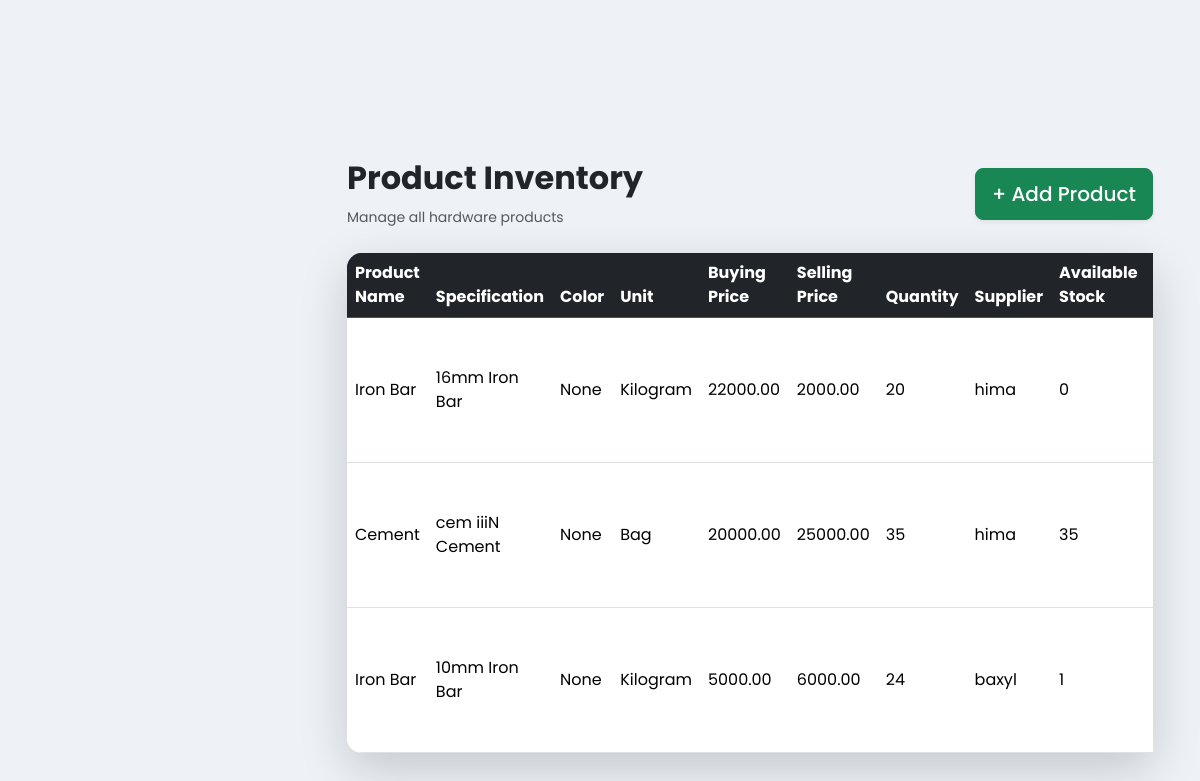
Screenshot of /inventory/ with the database file from the repository.
### inventory/models.py (models this page shows, shortened)
class Product(models.Model):
    PRODUCT_NAMES = (
        ('cement', 'Cement'),
        ('iron_bar', 'Iron Bar'),
        ('nails', 'Nails'),
        ('wire_mesh', 'Wire Mesh'),
        ('barbed_wire', 'Barbed Wire'),
        ('iron_sheet', 'Iron Sheet'),
        ('wheelbarrow', 'Wheelbarrow'),
        ('paint', 'Paint'),
    )
    SPECIFICATION_CHOICES = (
        ('cem iiN', 'cem iiN Cement'),
        ('cem iiiN', 'cem iiiN Cement'),
        ('10mm', '10mm Iron Bar'),
        ('12mm', '12mm Iron Bar'),
        ('16mm', '16mm Iron Bar'),
        ('27gauge', '27 Gauge'),
        ('28gauge', '28 Gauge'),
        ('high_tensile', 'High Tensile'),
        ('low_tensile', 'Low Tensile'),
    )
    COLOR_CHOICES = (
        ('red', 'Red'),
        ('blue', 'Blue'),
        ('green', 'Green'),
        ('black', 'Black'),
        ('white', 'White'),
        ('silver', 'Silver'),
    )
    UNIT_CHOICES = (
        ('piece', 'Piece'),
        ('kg', 'Kilogram'),
        ('bundle', 'Bundle'),
        ('roll', 'Roll'),
        ('box', 'Box'),
        ('bag', 'Bag'),
    )
    product_name = models.CharField(max_length=50, choices=PRODUCT_NAMES)
    specification = models.CharField(max_length=100, choices=SPECIFICATION_CHOICES)
    color = models.CharField(max_length=50, choices=COLOR_CHOICES, blank=True, null=True)
    unit = models.CharField(max_length=50, choices=UNIT_CHOICES)
    buying_price = models.DecimalField(max_digits=12, decimal_places=2)
    selling_price = models.DecimalField(max_digits=12, decimal_places=2)
    quantity = models.PositiveIntegerField()
    available_stock = models.PositiveIntegerField(default=0)
    supplier = models.ForeignKey(Supplier, on_delete=models.CASCADE, related_name='products')
    created_by = models.ForeignKey(settings.AUTH_USER_MODEL, on_delete=models.SET_NULL, null=True, blank=True)
    created_at = models.DateTimeField(auto_now_add=True)
    updated_at = models.DateTimeField(auto_now=True)

### suppliers/models.py (models this page shows, shortened)
class Supplier(models.Model):
    phone_validator = RegexValidator(
        regex=r'^(07\d{8}|2567\d{8})$',
        message='Enter valid Ugandan phone number'
    )
    STATUS = (
        ('paid', 'Paid'),
        ('pending', 'Pending'),
    )
    company_name = models.CharField(
        max_length=255
    )
    contact_person = models.CharField(
        max_length=255
    )
    phone_number = models.CharField(
        max_length=15,
        validators=[phone_validator]
    )
    email = models.EmailField(
        blank=True,
        null=True
    )
    location = models.CharField(
        max_length=255
    )
    product_supplied = models.CharField(
        max_length=255
    )
    total_supplied_amount = models.DecimalField(
        max_digits=12,
        decimal_places=2,
        default=0
    )
    amount_paid = models.DecimalField(
        max_digits=12,
        decimal_places=2,
        default=0
    )
    balance = models.DecimalField(
        max_digits=12,
        decimal_places=2,
        default=0
    )
    payment_status = models.CharField(
        max_length=10,
        choices=STATUS,
        default='pending'
    )
    created_at = models.DateTimeField(
        auto_now_add=True
    )

### inventory/views.py (the view)
def product_list(request):
    products = Product.objects.all().order_by('-created_at')
    total_products = products.count()
    low_stock_products = products.filter(quantity__lt=10)
    context = {
        'products': products,
        'total_products': total_products,
        'low_stock_products': low_stock_products,
    }
    return render(request, 'product_list.html', context)

### inventory/templates/product_list.html (shortened to what this page needs)
{% extends 'base.html' %}
{% block content %}
<div class="container-fluid mt-4">
    <div class="d-flex justify-content-between align-items-center mb-4">
        <div>
            <h2 class="fw-bold"> Product Inventory</h2>
            <small class="text-muted">Manage all hardware products</small>
        </div>
        <a href="{% url 'add_product' %}"
           class="btn btn-success btn-lg rounded-3 shadow-sm"> + Add Product
        </a>
    </div>
    <div class="card shadow-lg border-0 rounded-4">
        <div class="table-responsive">
            <table class="table table-hover align-middle mb-0">
                <thead class="table-dark">
                    <tr>
                        <th>Product Name</th>
                        <th>Specification</th>
                        <th>Color</th>
                        <th>Unit</th>
                        <th>Buying Price</th>
                        <th>Selling Price</th>
                        <th>Quantity</th>
                        <th>Supplier</th>
                        <th>Available Stock</th>
                        <th>Created By</th>
                    </tr>
                </thead>
                <tbody>
                    {% for product in products %}
                    <tr>
                        <td>{{ product.get_product_name_display }}</td>
                        <td>{{ product.get_specification_display }}</td>
                        <td>{{ product.get_color_display }}</td>
                        <td>{{ product.get_unit_display }}</td>
                        <td>{{ product.buying_price }}</td>
                        <td>{{ product.selling_price }}</td>
                        <td>{{ product.quantity }}</td>
                        <td>{{ product.supplier.company_name }}</td>
                        <td>{{ product.available_stock }}</td>
                        <td>{{ product.created_by.user}}</td>
                    </tr>
                    {% empty %}
                    <tr>
                        <td colspan="12" class="text-center text-muted py-4"> No products available</td>
                    </tr>
                    {% endfor %}
                </tbody>
            </table>
        </div>
    </div>
</div>
{% endblock %}

### nyondo_stock_project/static/styles.css (style rules this page uses)
* { margin: 0; padding: 0; box-sizing: border-box; }
body { font-family: 'Poppins', sans-serif; background: #eef2f7; overflow-x: hidden; }
.card { border: none; border-radius: 22px; background: white; box-shadow: 0 5px 18px rgba(0,0,0,0.06); transition: 0.3s ease; }
.table { border-radius: 15px; overflow: hidden; background: white; }
thead { background: #1e3a8a; color: white; }
.btn { border-radius: 12px; font-weight: 500; padding: 10px 16px; }

### rows the page displays
Product: product_name "Iron Bar", specification "16mm Iron Bar", color "None", unit "Kilogram", buying_price "22000.00", selling_price "2000.00", quantity "20", supplier.company_name "hima", available_stock "0"
Product: product_name "Cement", specification "cem iiiN Cement", color "None", unit "Bag", buying_price "20000.00", selling_price "25000.00", quantity "35", supplier.company_name "hima", available_stock "35"
Product: product_name "Iron Bar", specification "10mm Iron Bar", color "None", unit "Kilogram", buying_price "5000.00", selling_price "6000.00", quantity "24", supplier.company_name "baxyl", available_stock "1"
